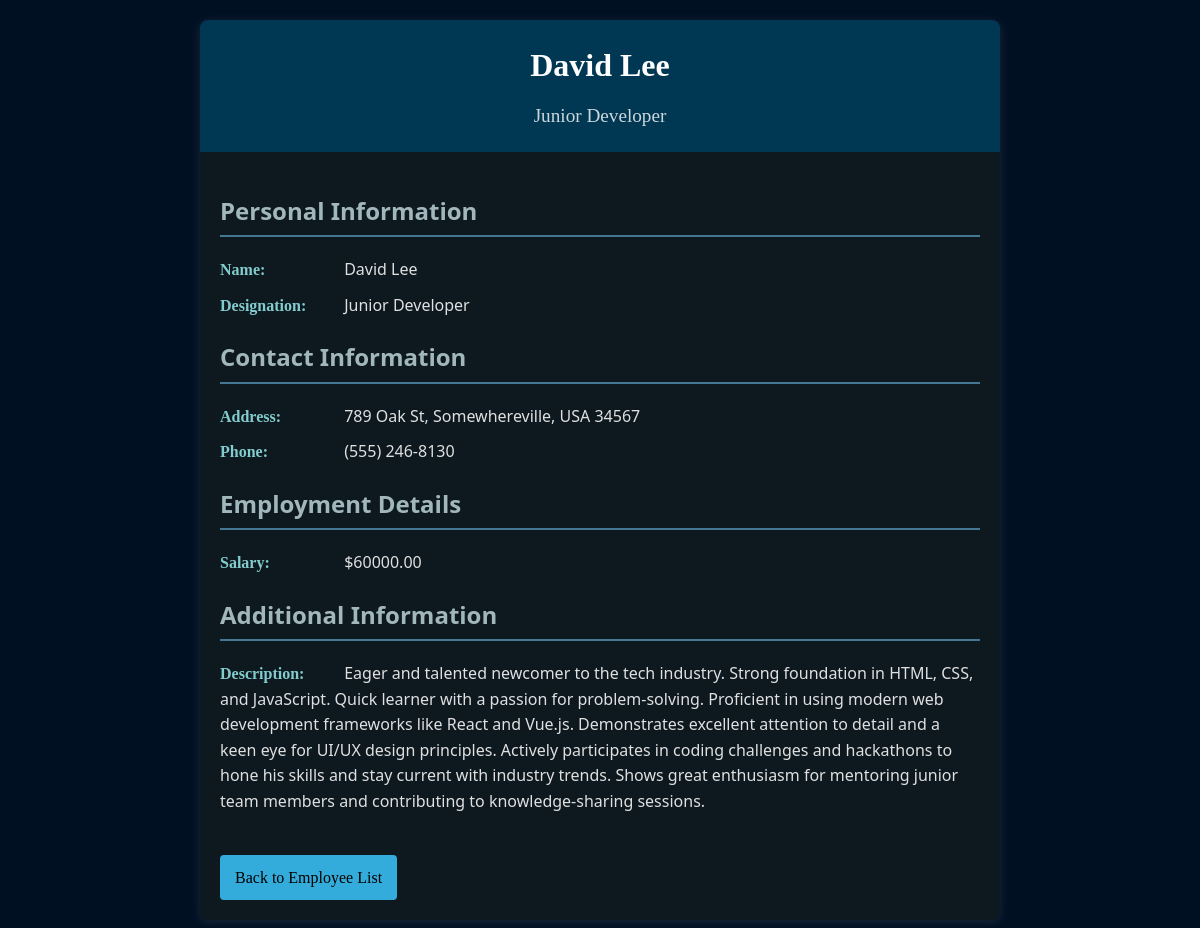
Screenshot of /employees/5/ with the database file from the repository.
### employees/models.py (models this page shows, shortened)
class Employee(models.Model):
    name = models.CharField(max_length=200, validators=[RegexValidator(r'^[a-zA-Z ]+$', 'Name must contain only letters and spaces')])
    address = models.CharField(
        max_length=300,
        validators=[RegexValidator(r'^[a-zA-Z0-9 ,.-]+$', 'Address must contain only letters, numbers, spaces, and the characters , . -')]
    )
    phone_number = models.CharField(
        max_length=15,
        validators=[
            RegexValidator(r'^[\d\s\-\+]+$', 'Phone number must contain only digits, spaces, dashes, or a plus sign'),
            RegexValidator(r'^.{7,15}$', 'Phone number must be between 7 and 15 characters')
        ],
        unique=True
    )
    salary = models.DecimalField(
        max_digits=10,
        decimal_places=2,
        validators=[MinValueValidator(0.01, 'Salary must be a positive number')]
    )
    designation = models.CharField(
        max_length=100,
        validators=[RegexValidator(r'^[a-zA-Z ]+$', 'Designation must contain only letters and spaces')]
    )
    description = models.TextField()

### employees/views.py (the view)
# urls.py: path('employees/<int:employee_id>/', views.employee_details, name='employee_detail'),
def employee_details(request,employee_id):
    employee_details = get_object_or_404(Employee, id=employee_id)
    return render(request, 'employees/employee_details.html', {'employee': employee_details })

### employees/templates/employees/employee_details.html (shortened to what this page needs)
{% load static %}
<!DOCTYPE html>
<html lang="en">
<head>
    <link rel="stylesheet" href="{% static 'css/employee_details.css' %}">
</head>
<body>
    <div class="container">
        <div class="employee-header">
            <h1>{{ employee.name }}</h1>
            <p>{{ employee.designation }}</p>
        </div>
        <div class="employee-info">
            <div class="info-group">
                <h2>Personal Information</h2>
                <div class="info-item">
                    <strong>Name:</strong> {{ employee.name }}
                </div>
                <div class="info-item">
                    <strong>Designation:</strong> {{ employee.designation }}
                </div>
            </div>
            <div class="info-group">
                <h2>Contact Information</h2>
                <div class="info-item">
                    <strong>Address:</strong> {{ employee.address }}
                </div>
                <div class="info-item">
                    <strong>Phone:</strong> {{ employee.phone_number }}
                </div>
            </div>
            <div class="info-group">
                <h2>Employment Details</h2>
                <div class="info-item">
                    <strong>Salary:</strong> ${{ employee.salary }}
                </div>
            </div>
            <div class="info-group">
                <h2>Additional Information</h2>
                <div class="info-item">
                    <strong>Description:</strong> {{ employee.description }}
                </div>
            </div>
            <a href="{% url 'home' %}" class="back-link">Back to Employee List</a>
        </div>
    </div>
</body>
</html>

### employees/static/css/employee_details.css (style rules this page uses)
body { font-family: 'Segoe UI', Tahoma, Geneva, Verdana, sans-serif; line-height: 1.6; color: #e0e0e0; background-color: #001023; margin: 0; padding: 20px; }
.container { max-width: 800px; margin: 0 auto; background-color: #0d191f; border-radius: 8px; box-shadow: 0 2px 10px rgba(255, 255, 255, 0.1); overflow: hidden; }
.employee-header { background-color: #003752; color: #ffffff; padding: 20px; text-align: center; font-family: cursive; }
.employee-header h1 { margin: 0; font-size: 2em; }
.employee-header p { margin: 10px 0 0; font-size: 1.2em; opacity: 0.8; }
.employee-info { padding: 20px; }
.info-group { margin-bottom: 20px; }
.info-group h2 { color: #bdd5dad6; border-bottom: 2px solid #457693; padding-bottom: 5px; }
.info-item { margin-bottom: 10px; }
.info-item strong { display: inline-block; width: 120px; color:#9cf4f4d1; font-family: cursive; }
.back-link { display: inline-block; margin-top: 20px; padding: 10px 15px; background-color: #34acdb; color: black; text-decoration: none; border-radius: 4px; transition: background-color 0.3s ease; font-family: cursive; }

### rows the page displays
Employee: name "David Lee", designation "Junior Developer", address "789 Oak St, Somewhereville, USA 34567", phone_number "(555) 246-8130", salary "60000.00", description "Eager and talented newcomer to the tech industry. Strong foundation in HTML, CSS, and JavaScript. Quick learner with a passion for problem-solving. Proficient in using modern web development frameworks like React and Vue.js. Demonstrates excellent attention to detail and a keen eye for UI/UX design principles. Actively participates in coding challenges and hackathons to hone his skills and stay current with industry trends. Shows great enthusiasm for mentoring junior team members and contributing to knowledge-sharing sessions."
